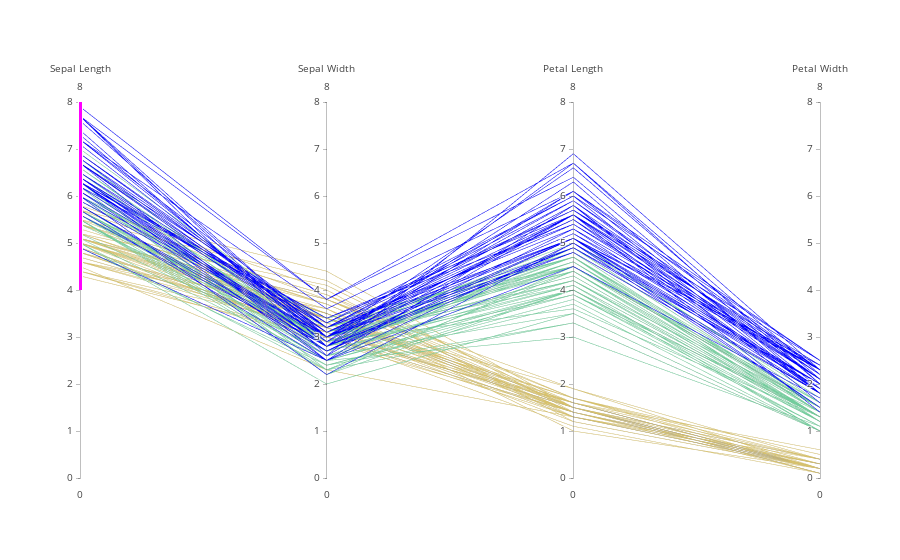

The cell this chart's notebook holds for it:
### Code cell
fig = go.Figure(data = dfdict)  #, layout = layout)
iplot(fig, filename = 'parcoords-basic')

### Figure 1 — Plotly figure (JSON) as saved in the notebook; plotly's stock layout.template omitted (floating-point values rounded to 4 significant figures; data arrays with more than 128 entries replaced by an {"elided": "..."} marker saying what was removed)
{"data": [{"dimensions": [{"constraintrange": [4, 8], "label": "Sepal Length", "range": [0, 8], "values": {"elided": "150 float values"}}, {"label": "Sepal Width", "range": [0, 8], "values": {"elided": "150 float values"}}, {"label": "Petal Length", "range": [0, 8], "values": {"elided": "150 float values"}}, {"label": "Petal Width", "range": [0, 8], "values": {"elided": "150 float values"}}], "line": {"color": {"elided": "150 int values"}, "colorscale": [[0, "#D7C16B"], [0.9, "#23D8C3"], [1, "blue"]]}, "type": "parcoords", "uid": "2018b1a4-a840-11e8-b820-b4ae2bdc5454"}], "layout": {}}
